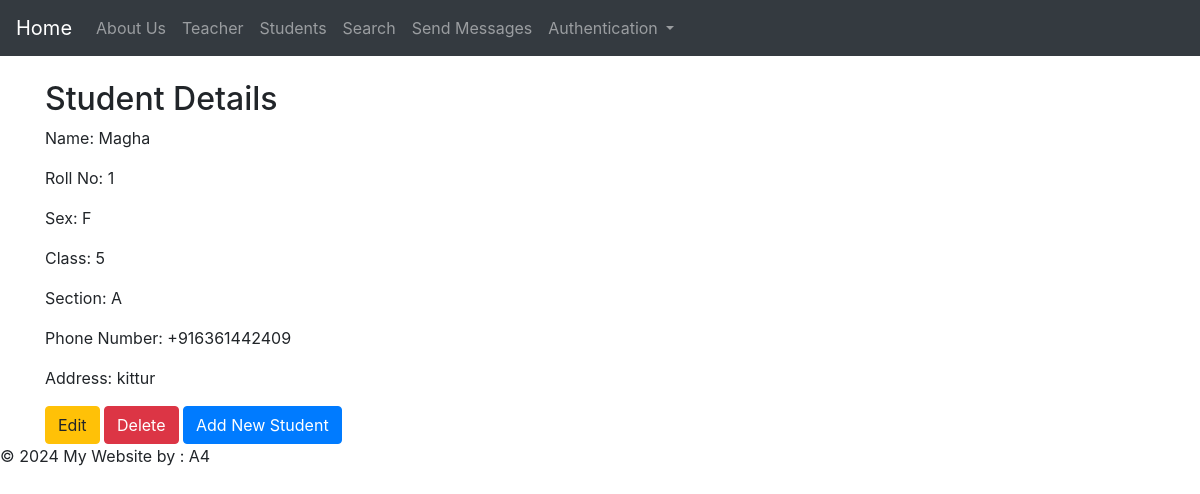
The app's page /student/16/ (signed in) with its own data.
### myapp/models.py (models this page shows, shortened)
class Student(models.Model):
    SEX_CHOICES = [
        ('M', 'Male'),
        ('F', 'Female'),
        ('O', 'Other'),
    ]
    name = models.CharField(max_length=100)
    roll_no = models.CharField(max_length=10)
    sex = models.CharField(max_length=1, choices=SEX_CHOICES)
    student_class = models.CharField(max_length=10)
    section=models.CharField(max_length=2,default='A')
    phone_number = models.CharField(max_length=15)  # Ensure enough length for phone numbers
    address = models.TextField()

### myapp/views.py (the view)
# urls.py: path('student/<int:pk>/', views.student_display_view, name='student_display'),
@login_required
def student_display_view(request, pk):
    student = get_object_or_404(Student, pk=pk)
    return render(request, 'student_display.html', {'student': student})

### myapp/templates/student_display.html
{% extends 'base.html' %}
{% block content %}
  <h2>Student Details</h2>
  <p>Name: {{ student.name }}</p>
  <p>Roll No: {{ student.roll_no }}</p>
  <p>Sex: {{ student.sex }}</p>
  <p>Class: {{ student.student_class }}</p>
  <p>Section: {{ student.section }}</p>
  <p>Phone Number: {{ student.phone_number }}</p>
  <p>Address: {{ student.address }}</p>
  <a href="{% url 'student_edit' student.pk %}" class="btn btn-warning">Edit</a>
  <a href="{% url 'student_delete' student.pk %}" class="btn btn-danger">Delete</a>
  <a href="{% url 'student' %}" class="btn btn-primary">Add New Student</a>
{% endblock %}

### records on screen
Student: name "Magha", roll_no "1", sex "F", student_class "5", section "A", phone_number "+916361442409", address "kittur"
